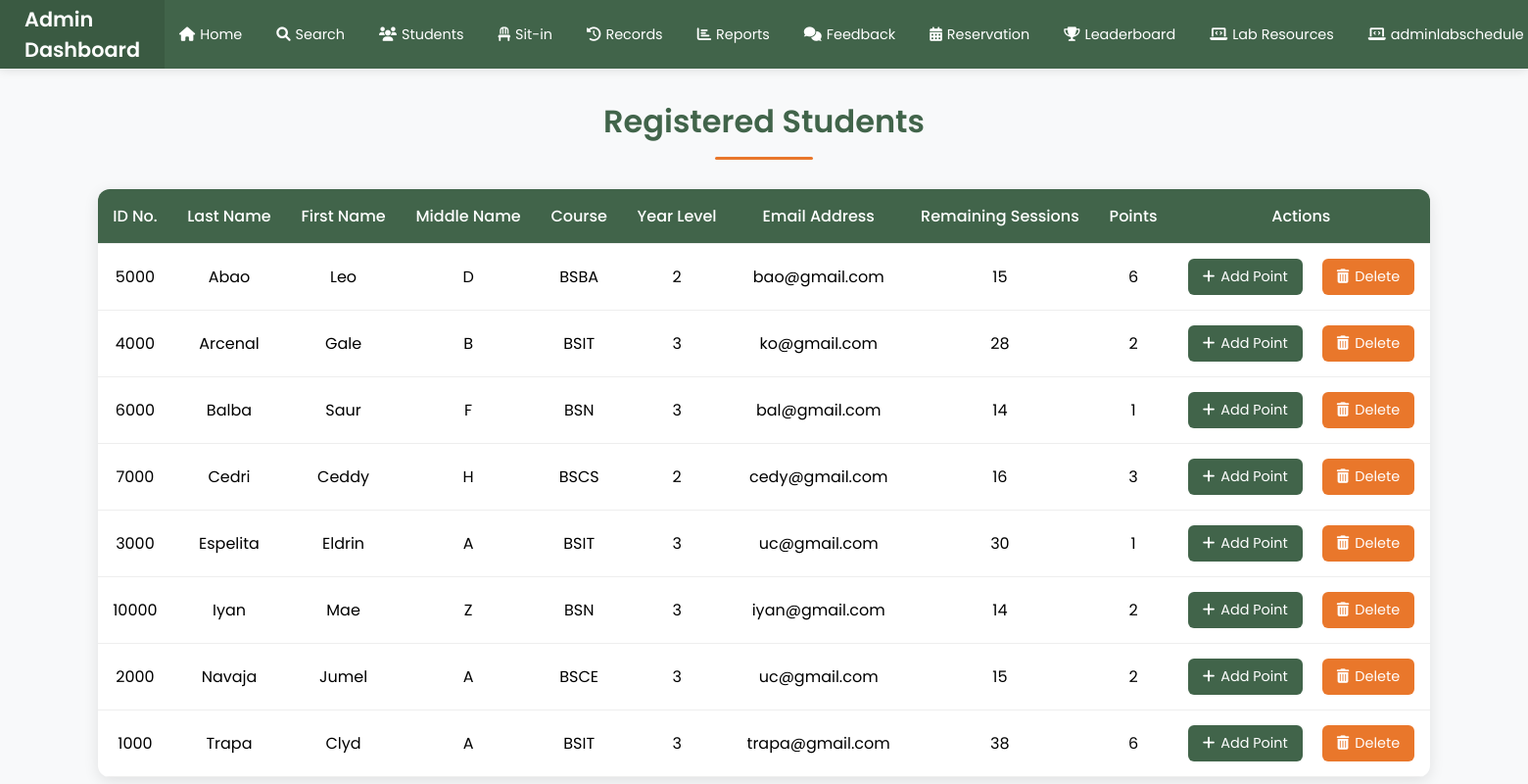
The page /students (signed in) on the database as committed earlier.
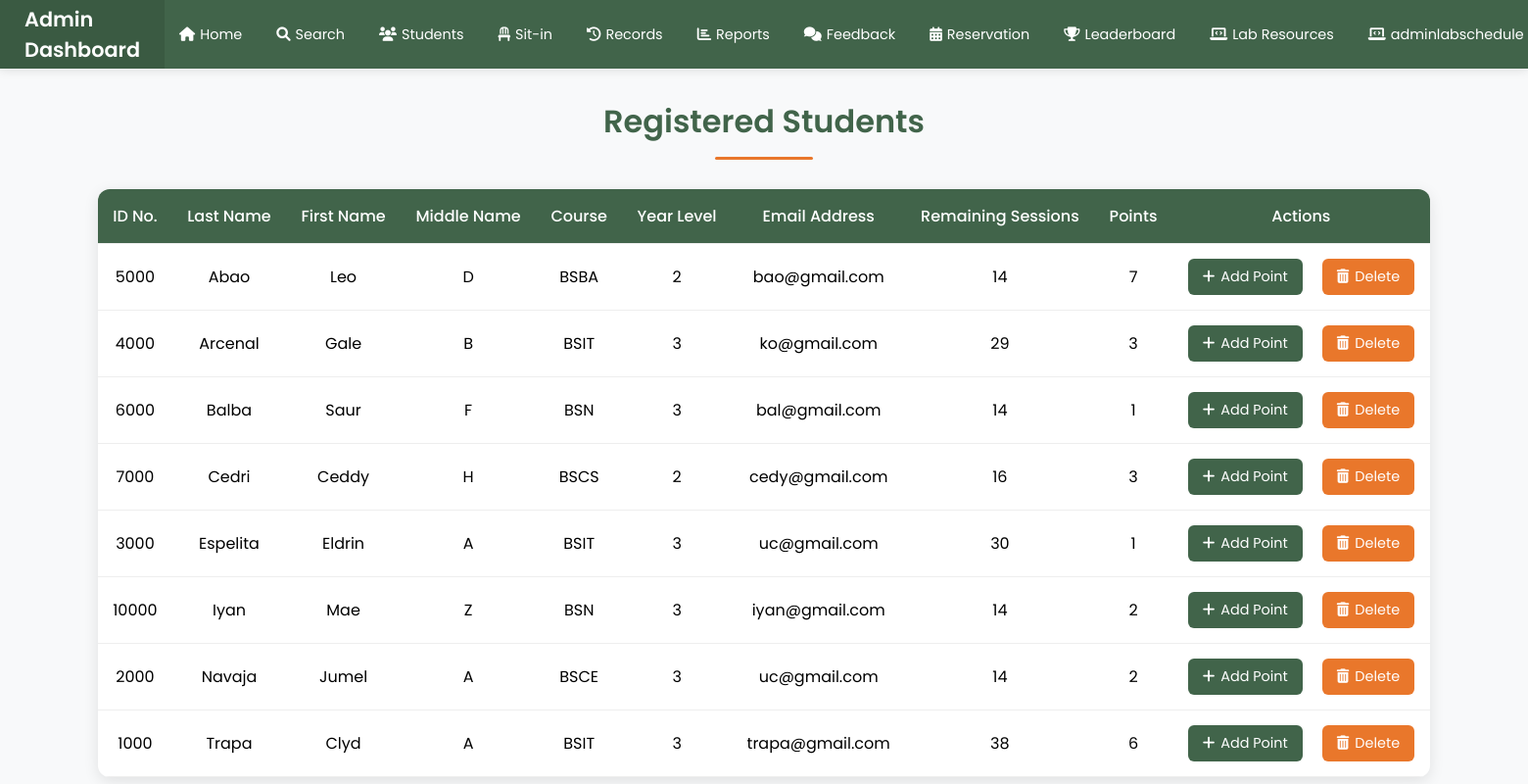
The same page on the database as committed later.
### tables this page shows
CREATE TABLE users (
            id INTEGER PRIMARY KEY AUTOINCREMENT,
            idno TEXT UNIQUE NOT NULL,
            firstname TEXT NOT NULL,
            lastname TEXT NOT NULL,
            middlename TEXT,
            course TEXT,
            year_level TEXT,
            email_address TEXT,
            password TEXT NOT NULL,
            role TEXT DEFAULT 'student',
            remaining_sessions INTEGER DEFAULT 0,
            profile_pic TEXT
        , points INTEGER DEFAULT 0);

### app.py (the view)
@app.route('/students')
def students():
    if 'admin_username' not in session:
        flash("Admin access required!", "danger")
        return redirect(url_for('admin_login'))
    conn = sqlite3.connect('users.db')
    cursor = conn.cursor()
    cursor.execute("""
        SELECT idno, lastname, firstname, middlename, course, year_level,
               email_address, remaining_sessions, role, points
        FROM users
        WHERE role = 'student'
        ORDER BY lastname, firstname
    """)
    students = cursor.fetchall()
    conn.close()
    return render_template('students.html', students=students)

### templates/students.html (shortened to what this page needs)
<!DOCTYPE html>
<html lang="en">
<head>
    <link rel="stylesheet" href="https://cdnjs.cloudflare.com/ajax/libs/font-awesome/6.0.0/css/all.min.css">
</head>
<body>
    <div class="navbar">
        <div class="logo">Admin Dashboard</div>
        <ul class="nav-links">
            <li><a href="{{ url_for('admin_dashboard') }}"><i class="fas fa-home"></i> Home</a></li>
            <li><a href="{{ url_for('search') }}"><i class="fas fa-search"></i> Search</a></li>
            <li><a href="{{ url_for('students') }}"><i class="fas fa-users"></i> Students</a></li>
            <li><a href="{{ url_for('current_sit_in') }}"><i class="fas fa-chair"></i> Sit-in</a></li>
            <li><a href="{{ url_for('sit_in_records') }}"><i class="fas fa-history"></i> Records</a></li>
            <li><a href="{{ url_for('sit_in_report') }}"><i class="fas fa-chart-bar"></i> Reports</a></li>
            <li><a href="{{ url_for('feedback_report') }}"><i class="fas fa-comments"></i> Feedback</a></li>
            <li><a href="{{ url_for('reservation') }}"><i class="fas fa-calendar-alt"></i> Reservation</a></li>
            <li><a href="{{ url_for('leaderboard') }}"><i class="fas fa-trophy"></i> Leaderboard</a></li>
            <li><a href="{{ url_for('admin_resources') }}"><i class="fas fa-laptop-code"></i> Lab Resources</a></li>
            <li><a href="{{ url_for('adminlabschedule') }}"><i class="fas fa-laptop-code"></i> adminlabschedule</a></li>
        </ul>
    </div>
    <div class="container">
        <h1 class="page-title">Registered Students</h1>
        <div class="table-container">
            <table>
                <thead>
                    <tr>
                        <th>ID No.</th>
                        <th>Last Name</th>
                        <th>First Name</th>
                        <th>Middle Name</th>
                        <th>Course</th>
                        <th>Year Level</th>
                        <th>Email Address</th>
                        <th>Remaining Sessions</th>
                        <th>Points</th>
                        <th>Actions</th>
                    </tr>
                </thead>
                <tbody>
                    {% for student in students %}
                    <tr>
                        <td>{{ student[0] }}</td>
                        <td>{{ student[1] }}</td>
                        <td>{{ student[2] }}</td>
                        <td>{{ student[3] }}</td>
                        <td>{{ student[4] }}</td>
                        <td>{{ student[5] }}</td>
                        <td>{{ student[6] }}</td>
                        <td>{{ student[7] }}</td>
                        <td>{{ student[9] if student[9] is not none else 0 }}</td>
                        <td>
                            <div class="button-container">
                                <button class="add-points-btn" onclick="addPoints('{{ student[0] }}')">
                                    <i class="fas fa-plus"></i>
                                    Add Point
                                </button>
                                <form method="POST" action="{{ url_for('delete_student', student_id=student[0]) }}" onsubmit="return confirm('Are you sure you want to delete this student?');">
                                    <button type="submit" class="delete-btn">
                                        <i class="fas fa-trash-alt"></i>
                                        Delete
                                    </button>
                                </form>
                            </div>
                        </td>
                    </tr>
                    {% endfor %}
                </tbody>
            </table>
        </div>
    </div>
</body>
</html>

Rows that differ between the two databases and show on the page:
changed users "Abao": remaining_sessions "15" → "14"; points "6" → "7"
changed users "Arcenal": remaining_sessions "28" → "29"; points "2" → "3"
changed users "Navaja": remaining_sessions "15" → "14"
